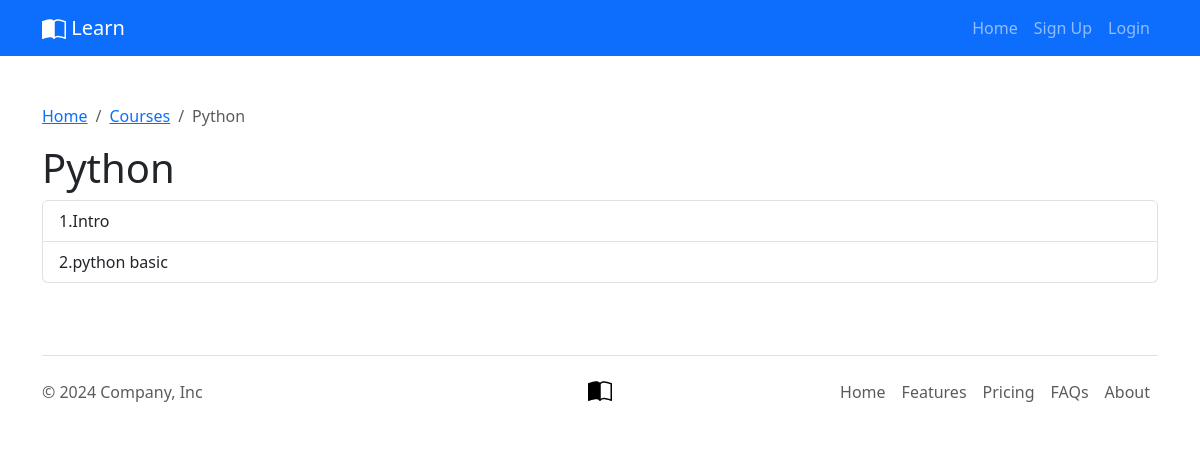
Screenshot of /courses/python/ with the database file from the repository.
### course_app/models.py (models this page shows, shortened)
class Course(models.Model):
    name = models.CharField(max_length=200, verbose_name="Название курса")
    description = models.TextField("description")
    slug = models.SlugField(max_length=200, unique=True, blank=True, editable=False)
    class Meta:
        verbose_name = "Курс"
        verbose_name_plural = "Курсы"

class Lesson(models.Model):
    course = models.ForeignKey(
        Course, on_delete=models.CASCADE, verbose_name="Choose course"
    )
    theme = models.CharField(
        "Lesson theme",
        max_length=200,
    )
    content = models.TextField("description", blank=True, null=True)
    youtube_url = models.CharField("Youtubeurl", max_length=500, blank=True, null=True)
    class Meta:
        verbose_name = "Урок"
        verbose_name_plural = "Уроки"

### course_app/views.py (the view)
# urls.py: path("courses/<slug:slug>/", views.lessons_page, name="lessons_page"),
def lessons_page(request, slug=None):
    course = get_object_or_404(Course, slug=slug)
    lessons = Lesson.objects.all()
    if slug:
        course = get_object_or_404(Course, slug=slug)
        lessons = Lesson.objects.filter(course=course)
    context = {"course": course, "lessons": lessons}
    return render(request, "./course/lessons.html", context)

### course_app/templates/course/lessons.html
{% extends "../base.html" %} {% block title %}{{course.name}}{% endblock title%}
{%block content %}
<div class="container py-5">
  <nav aria-label="breadcrumb">
    <ol class="breadcrumb">
      <li class="breadcrumb-item"><a href="{% url "home_page" %}">Home</a></li>
      <li class="breadcrumb-item"><a href="{% url "courses_page" %}">Courses</a></li>
      <li class="breadcrumb-item active" aria-current="page">
        {{course.name}}
      </li>
    </ol>
  </nav>
  <h1>{{course.name}}</h1>
  <div class="list-group">
    {% for lesson in lessons %}
    <a href="{% url "lesson_detail_page" slug=course.slug pk=lesson.pk %}" class="list-group-item list-group-item-action">
      {{forloop.counter}}.{{lesson.theme}}</a
    >{% endfor %}
  </div>
</div>
{%endblock%}

### course_app/templates/base.html (shortened to what this page needs)
{% load static %}
<!DOCTYPE html>
<html lang="en">
<head>
    <link rel="stylesheet" href="{% static './css/bootstrap.min.css' %}"/>
</head>
<body>
    <nav class="navbar navbar-expand-lg bg-primary navbar-dark">
        <div class="container">
            <a class="navbar-brand" href="#"> Learn</a>
            <div class="collapse navbar-collapse" id="navbarSupportedContent">
                <ul class="navbar-nav ms-auto mb-2 mb-lg-0">
                    <li class="nav-item">
                        <a class="nav-link" href="{% url "home_page" %}">Home</a>
                    </li>
                    {% if user.is_authenticated %}
                     <li class="nav-item">
                        <a class="nav-link" href="{% url "courses_page" %}">Courses</a>
                    </li>
                    <li class="nav-item dropdown">
                        <a class="nav-link dropdown-toggle" href="#" role="button" data-bs-toggle="dropdown"
                            aria-expanded="false">
                            @{{user.username}}
                        </a>
                        <ul class="dropdown-menu">
                        {% if user.is_superuser %}
                            <li><a class="dropdown-item" href="{% url "admin:index" %}">Admin dashboard</a></li>
                        {% endif %}
                            <li><a class="dropdown-item" href="{% url "logut_request" %}">Logout</a></li>
                        </ul>
                    </li>
                    {% else %}
                    <li class="nav-item">
                        <a class="nav-link" href="{% url "sign_up_page" %}">Sign Up</a>
                    </li>
                    <li class="nav-item">
                        <a class="nav-link" href="{% url "login_page" %}">Login</a>
                    </li>
                    {% endif %}
            </div>
        </div>
    </nav>
    {% block content %}{% endblock content %}
    <div class="container">
        <footer class="d-flex flex-wrap justify-content-between align-items-center py-3 my-4 border-top">
            <p class="col-md-4 mb-0 text-body-secondary">© 2024 Company, Inc</p>
            <a href="/"
                class="col-md-4 d-flex align-items-center justify-content-center mb-3 mb-md-0 me-md-auto link-body-emphasis text-decoration-none">
            </a>
            <ul class="nav col-md-4 justify-content-end">
                <li class="nav-item"><a href="#" class="nav-link px-2 text-body-secondary">Home</a></li>
                <li class="nav-item"><a href="#" class="nav-link px-2 text-body-secondary">Features</a></li>
                <li class="nav-item"><a href="#" class="nav-link px-2 text-body-secondary">Pricing</a></li>
                <li class="nav-item"><a href="#" class="nav-link px-2 text-body-secondary">FAQs</a></li>
                <li class="nav-item"><a href="#" class="nav-link px-2 text-body-secondary">About</a></li>
            </ul>
        </footer>
    </div>
</body>
</html>

### rows the page displays
Course: name "Python"
Lesson: theme "Intro"
Lesson: theme "python basic"
